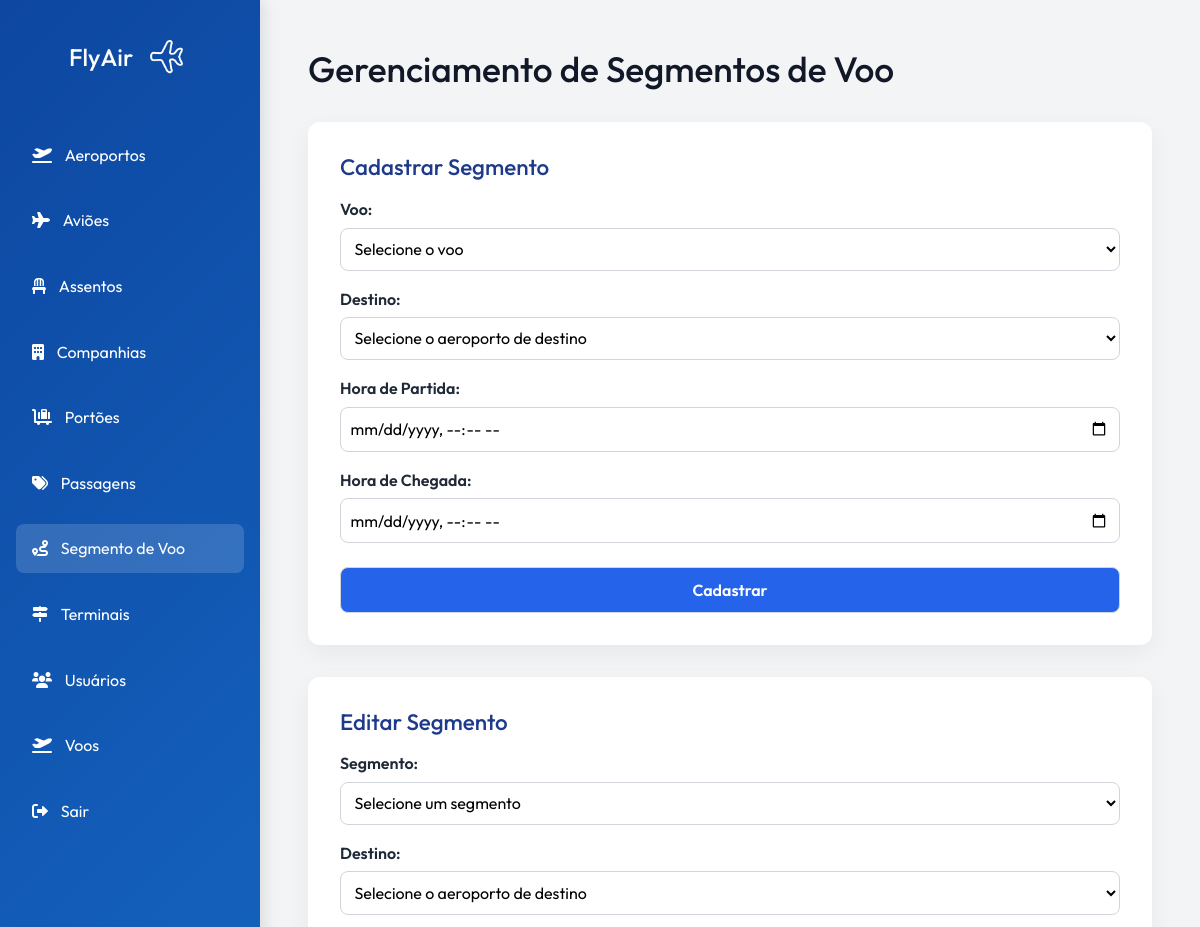
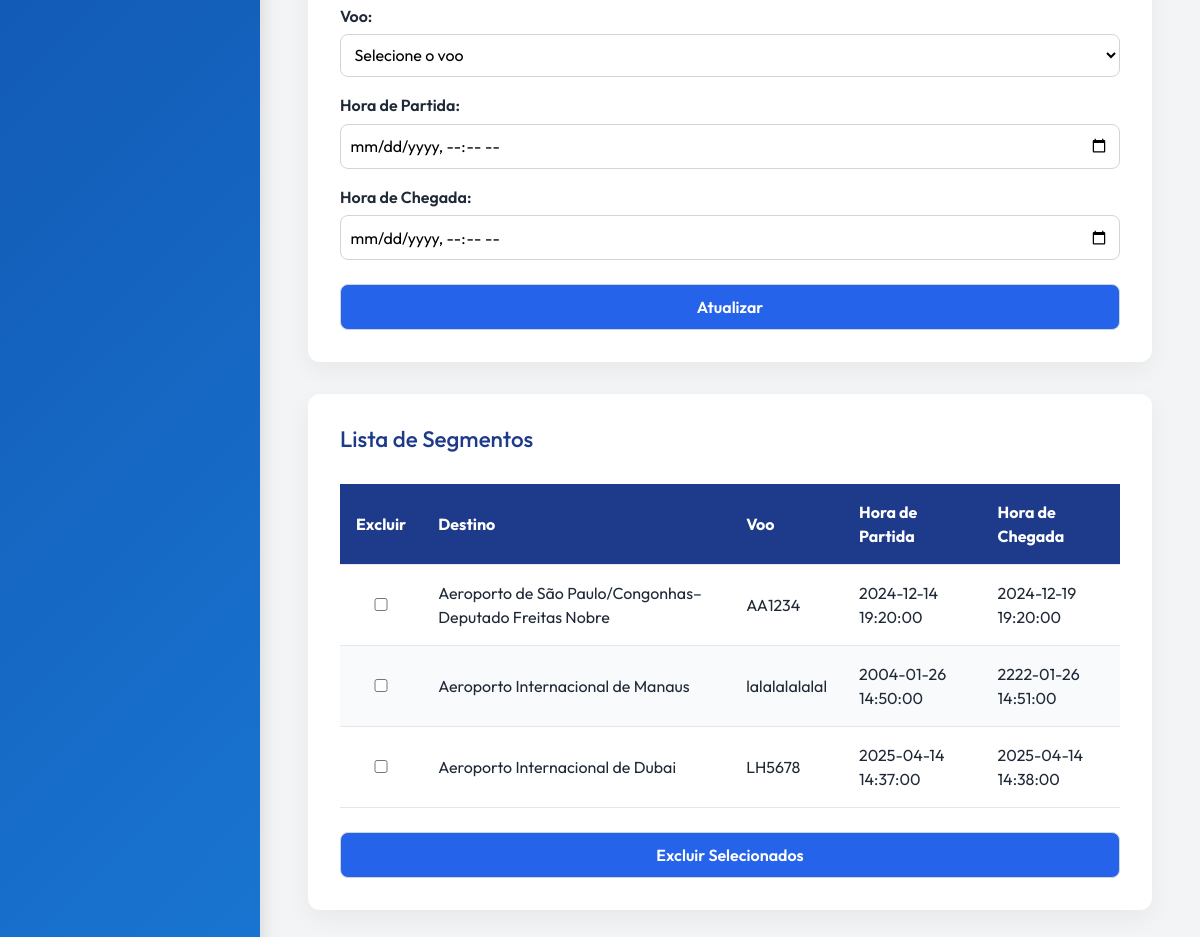
The page /routes/segmentoVooRoutes.php (signed in) on the database its author committed (2 pictures, top to bottom).
### tables this page shows
CREATE TABLE `segmentovoo` (
  `id_segmento` int(11) NOT NULL,
  `id_voo` int(11) NOT NULL,
  `destino` int(11) NOT NULL,
  `hora_partida` datetime NOT NULL,
  `hora_chegada` datetime NOT NULL
);

CREATE TABLE `aeroportos` (
  `id_aeroporto` int(11) NOT NULL,
  `nome_aeroporto` varchar(255) NOT NULL,
  `codigo_aeroporto` varchar(10) NOT NULL,
  `localizacao_aeroporto` varchar(255) NOT NULL
);

CREATE TABLE `voos` (
  `id_voo` int(11) NOT NULL,
  `numero_voo` varchar(50) NOT NULL,
  `id_aeronave` int(11) NOT NULL,
  `id_portao` int(11) NOT NULL,
  `data_chegada` datetime NOT NULL,
  `data_saida` datetime NOT NULL,
  `origem_voo` int(11) NOT NULL,
  `destino_voo` int(11) NOT NULL,
  `tipo_voo` enum('Direto','Escala') NOT NULL,
  `status_voo` enum('Atrasado','No horário','Embarcando','Decolando','Cancelado','Pousando','Taxiando','Finalizado','Aguardando Autorização','Desembarcando','Manutenção','Reprogramado','Fechado','Suspenso','Em Rota','Desviado','Check-in Aberto','Portão Fechado') NOT NULL,
  `localizacao_voo` enum('Nacional','Internacional') NOT NULL DEFAULT 'Nacional'
);

### app/controllers/SegmentoVooController.php (called while the page is built, shortened)
<?php
require_once __DIR__ . '/../models/SegmentoVoo.php';
class SegmentoVooController {
    private $model;
    public function __construct($db) {
        $this->model = new SegmentoVooModel($db);
    }
    public function index() {
        $segmentos = $this->model->getAll();
        include '../app/views/ctrldev/segmentoVoo/index.php';
    }
}
?>

### app/models/SegmentoVoo.php (called while the page is built, shortened)
<?php
class SegmentoVooModel {
    private $db;
    public function __construct($db) {
        $this->db = $db;
    }
    public function getAll() {
        $query = "SELECT sv.id_segmento, v.numero_voo, da.nome_aeroporto AS destino, sv.hora_partida, sv.hora_chegada, sv.id_voo, v.numero_voo, da.id_aeroporto AS iddestino
                  FROM `segmentoVoo` sv
                  JOIN `voos` v ON sv.id_voo = v.id_voo
                  JOIN `aeroportos` da ON sv.destino = da.id_aeroporto;";
        $result = $this->db->query($query);
        $segmentos = [];
        if ($result && $result->num_rows > 0) {
            while ($row = $result->fetch_assoc()) {
                $segmentos[] = $row;
            }
        }
        return $segmentos;
    }
}
?>

### app/views/ctrldev/segmentoVoo/index.php (the view, shortened to what this page needs)
<?php
require_once '../routes/segmentoVooRoutes.php';
?>
<!DOCTYPE html>
<html lang="en">
<head>
    <link rel="stylesheet" href="../assets/css/style.css">
    <link href="https://cdnjs.cloudflare.com/ajax/libs/font-awesome/6.0.0-beta3/css/all.min.css" rel="stylesheet">
    <link href="https://cdn.jsdelivr.net/npm/bootstrap@5.3.3/dist/css/bootstrap.min.css" rel="stylesheet">
</head>
<body id="adm">
<aside class="sidebar">
    <div class="sidebar-header">
        <h1>FlyAir<a href="../app/views/ctrldev/"><img src="../assets/images/fly-airplane.png" alt="Logo" class="logo"></a></h1>
    </div>
    <nav class="menu">
        <a href="../routes/aeroportoRoutes.php" class="menu-item">
            <i class="fa-solid fa-plane-departure"></i>
            <span>Aeroportos</span>
        </a>
        <a href="../routes/aviaoRoutes.php" class="menu-item">
            <i class="fas fa-plane"></i>
            <span>Aviões</span>
        </a>
        <a href="../routes/assentoRoutes.php" class="menu-item">
            <i class="fas fa-chair"></i>
            <span>Assentos</span>
        </a>
        <a href="../routes/companhiaRoutes.php" class="menu-item">
            <i class="fas fa-building"></i>
            <span>Companhias</span>
        </a>
        <a href="../routes/portaoRoutes.php" class="menu-item">
            <i class="fa-solid fa-cart-flatbed-suitcase"></i>
            <span>Portões</span>
        </a>
        <a href="../routes/passagemRoutes.php" class="menu-item">
            <i class="fas fa-tags"></i>
            <span>Passagens</span>
        </a>
        <a href="../routes/segmentoVooRoutes.php" class="menu-item active">
            <i class="fas fa-route"></i>
            <span>Segmento de Voo</span>
        </a>
        <a href="../routes/terminalRoutes.php" class="menu-item">
            <i class="fa-solid fa-signs-post"></i>
            <span>Terminais</span>
        </a>
        <a href="../routes/usuarioRoutes.php" class="menu-item">
            <i class="fas fa-users"></i>
            <span>Usuários</span>
        </a>
        <a href="../routes/vooRoutes.php" class="menu-item">
            <i class="fas fa-plane-departure"></i>
            <span>Voos</span>
        </a>
        <a href="/aeroporto/logout" class="menu-item">
            <i class="fa-solid fa-right-from-bracket"></i>
            <span>Sair</span>
        </a>
    </nav>
</aside>
<main>
    <h1>Gerenciamento de Segmentos de Voo</h1>
    <div class="form-container" id='formulario'>
        <h2>Cadastrar Segmento</h2>
        <form method="post" action="../routes/segmentoVooRoutes.php" onsubmit="return validarHoraChegadaCadastro()">
            <label for="voo">Voo:</label>
            <select name="voo" required>
                <option value="">Selecione o voo</option>
            </select>
            <label for="destino">Destino:</label>
            <select name="destino" required>
                <option value="">Selecione o aeroporto de destino</option>
            </select>
            <label for="hora_partida">Hora de Partida:</label>
            <input type="datetime-local" name="hora_partida" id="hora_partida" required>
            <label for="hora_chegada">Hora de Chegada:</label>
            <input type="datetime-local" name="hora_chegada" id="hora_chegada" required>
            <input type="submit" value="Cadastrar">
        </form>
    </div>
    <div class="form-container" id='formulario'>
        <h2>Editar Segmento</h2>
        <form method="post" action="../routes/segmentoVooRoutes.php" onsubmit="return validarHoraChegadaEdicao()">
            <label for="id_segmento">Segmento:</label>
            <select name="id_segmento" id="select_segmento" onchange="preencherFormularioSegmento()" required>
                <option value="">Selecione um segmento</option>
            </select>
            <label for="destino_edit">Destino:</label>
            <select name="destino_edit" id="destino_edit" required>
                <option value="">Selecione o aeroporto de destino</option>
            </select>
            <label for="voo_edit">Voo:</label>
            <select name="voo_edit" id="voo_edit" required>
                <option value="">Selecione o voo</option>
            </select>
            <label for="hora_partida_edit">Hora de Partida:</label>
            <input type="datetime-local" name="hora_partida_edit" id="hora_partida_edit" required>
            <label for="hora_chegada_edit">Hora de Chegada:</label>
            <input type="datetime-local" name="hora_chegada_edit" id="hora_chegada_edit" required>
            <input type="submit" value="Atualizar">
        </form>
    </div>
    <div class="form-container" id="listar">
        <h2>Lista de Segmentos</h2>
        <form method="post" action="../routes/segmentoVooRoutes.php">
            <div class="table-container">
                <table class="styled-table">
                    <thead>
                    <tr>
                        <th>Excluir</th>
                        <th>Destino</th>
                        <th>Voo</th>
                        <th>Hora de Partida</th>
                        <th>Hora de Chegada</th>
                    </tr>
                    </thead>
                    <tbody>
                    <?php if (!empty($segmentos)): ?>
                        <?php foreach ($segmentos as $seg): ?>
                            <tr>
                                <td><input type="checkbox" name="segmentos_ids[]" value="<?= $seg['id_segmento'] ?>"></td>
                                <td><?= $seg['destino'] ?></td>
                                <td><?= $seg['numero_voo'] ?></td>
                                <td><?= $seg['hora_partida'] ?></td>
                                <td><?= $seg['hora_chegada'] ?></td>
                            </tr>
                        <?php endforeach; ?>
                    <?php else: ?>
                        <tr>
                            <td colspan="5">Nenhum segmento cadastrado</td>
                        </tr>
                    <?php endif; ?>
                    </tbody>
                </table>
            </div>
            <input type="submit" value="Excluir Selecionados">
        </form>
    </div>
</main>
</body>
</html>

### assets/css/style.css (style rules this page uses)
* { margin: 0; padding: 0; box-sizing: border-box; }
#adm { display: flex; min-height: 100vh; background: #f3f4f6; color: #1f2937; font-family: 'Outfit', sans-serif!important; }
.sidebar { width: 260px; background: linear-gradient(135deg, #0d47a1, #1976d2); color: white; padding: 2rem 1rem; box-shadow: 4px 0 15px rgba(0, 0, 0, 0.1); }
.sidebar-header { text-align: center; margin-bottom: 3rem; }
.sidebar-header h1 { font-size: 1.5rem; margin-bottom: 1rem; display: flex; align-items: center; justify-content: center; gap: 0.5rem; }
.sidebar-header img.logo { width: 50px; height: auto; }
.menu { display: flex; flex-direction: column; gap: 1rem; }
.menu-item { color: white; text-decoration: none; padding: 0.8rem 1rem; border-radius: 8px; transition: 0.3s ease; display: flex; align-items: center; gap: 0.8rem; }
.menu-item:hover, .menu-item.active { background-color: rgba(255, 255, 255, 0.15); }
main { flex: 1; padding: 3rem; overflow-y: auto; }
main h1 { font-size: 2.2rem; margin-bottom: 2rem; color: #111827; }
.form-container { background: white; padding: 2rem; border-radius: 12px; box-shadow: 0 8px 24px rgba(0, 0, 0, 0.05); margin-bottom: 2rem; }
.form-container h2 { font-size: 1.4rem; margin-bottom: 1rem; color: #1e3a8a; }
.form-container form label { display: block; margin-top: 1rem; font-weight: 600; margin-bottom: 0.4rem; }
.form-container form input, .form-container form select { width: 100%; padding: 0.6rem; border: 1px solid #d1d5db; border-radius: 8px; font-size: 1rem; background: #ffffff; transition: 0.2s ease; }
input[type="submit"] { background: #2563eb!important; color: white; font-weight: 600; margin-top: 1.5rem; cursor: pointer; transition: 0.3s ease; }
.table-container { overflow-x: auto; }
.styled-table { width: 100%; border-collapse: collapse; margin-top: 1rem; }
.styled-table thead { background-color: #1e3a8a; color: white; }
.styled-table th, .styled-table td { padding: 1rem; text-align: left; border-bottom: 1px solid #e5e7eb; }
.styled-table tbody tr:nth-child(even) { background-color: #f9fafb; }
.logo { font-weight: bold; font-size: 22px; color: #1d3557; text-decoration: none; }
.auth-form input, select { padding: 0.6rem; border: 1px solid #d1d5db; border-radius: 8px; background: #f9fafb; font-size: 1rem; }

### rows shown on the page
segmentovoo: destino.nome_aeroporto "Aeroporto de São Paulo/Congonhas–Deputado Freitas Nobre", id_voo.numero_voo "AA1234", hora_partida "2024-12-14 19:20:00", hora_chegada "2024-12-19 19:20:00"
segmentovoo: destino.nome_aeroporto "Aeroporto Internacional de Manaus", id_voo.numero_voo "lalalalalalal", hora_partida "2004-01-26 14:50:00", hora_chegada "2222-01-26 14:51:00"
segmentovoo: destino.nome_aeroporto "Aeroporto Internacional de Dubai", id_voo.numero_voo "LH5678", hora_partida "2025-04-14 14:37:00", hora_chegada "2025-04-14 14:38:00"
